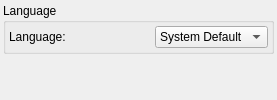
          <widget class="QWidget" name="tabLanguage">
           <attribute name="title">
            <string>Language</string>
           </attribute>
           <layout class="QVBoxLayout" name="_99">
            <property name="margin">
             <number>3</number>
            </property>
            <item>
             <widget class="QGroupBox" name="groupBox_44">
              <property name="title">
               <string>Language</string>
              </property>
              <layout class="QVBoxLayout" name="_100">
               <property name="margin">
                <number>3</number>
               </property>
               <item>
                <widget class="QWidget" name="widget_98" native="true">
                 <layout class="QHBoxLayout" name="_101">
                  <property name="margin">
                   <number>0</number>
                  </property>
                  <item>
                   <widget class="QLabel" name="label_100">
                    <property name="minimumSize">
                     <size>
                      <width>140</width>
                      <height>0</height>
                     </size>
                    </property>
                    <property name="maximumSize">
                     <size>
                      <width>140</width>
                      <height>16777215</height>
                     </size>
                    </property>
                    <property name="text">
                     <string>Language:</string>
                    </property>
                   </widget>
                  </item>
                  <item>
                   <widget class="QComboBox" name="comboLangs">
                    <property name="sizePolicy">
                     <sizepolicy hsizetype="Preferred" vsizetype="Minimum">
                      <horstretch>0</horstretch>
                      <verstretch>0</verstretch>
                     </sizepolicy>
                    </property>
                    <item>
                     <property name="text">
                      <string>System Default</string>
                     </property>
                    </item>
                   </widget>
                  </item>
                 </layout>
                </widget>
               </item>
              </layout>
             </widget>
            </item>
            <item>
             <spacer name="verticalSpacer_20">
              <property name="orientation">
               <enum>Qt::Vertical</enum>
              </property>
              <property name="sizeType">
               <enum>QSizePolicy::MinimumExpanding</enum>
              </property>
              <property name="sizeHint" stdset="0">
               <size>
                <width>20</width>
                <height>40</height>
               </size>
              </property>
             </spacer>
            </item>
           </layout>
          </widget>
